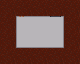

This game map was drawn from its Tiled (.tmx) file and the tilesets committed beside it. A one-line description and the full map source follow:
An orthogonal 5x4 tile map with 16x16 px tiles, 4 tile layers (regions, input_ground, output_ground, output_collision).

<map version="1.8" tiledversion="1.8.2" orientation="orthogonal" renderorder="right-down" width="5" height="4" tilewidth="16" tileheight="16" infinite="0" nextlayerid="5" nextobjectid="1">
 <tileset firstgid="1" source="tileset.tsx" />
 <layer id="1" name="regions" width="5" height="4">
  <data encoding="csv">
67,68,69,70,71,
89,90,91,92,93,
111,112,113,114,115,
133,134,135,136,137
</data>
 </layer>
 <layer id="2" name="input_ground" width="5" height="4">
  <data encoding="csv">
67,68,69,70,71,
89,90,91,92,93,
111,112,113,114,115,
133,134,135,136,137
</data>
 </layer>
 <layer id="3" name="output_ground" width="5" height="4">
  <data encoding="csv">
67,68,69,70,71,
89,90,91,92,93,
111,112,113,114,115,
133,134,135,136,137
</data>
 </layer>
 <layer id="4" name="output_collision" width="5" height="4">
  <data encoding="csv">
181,181,181,181,181,
181,0,0,0,181,
181,0,0,0,181,
181,181,181,181,181
</data>
 </layer>
</map>
